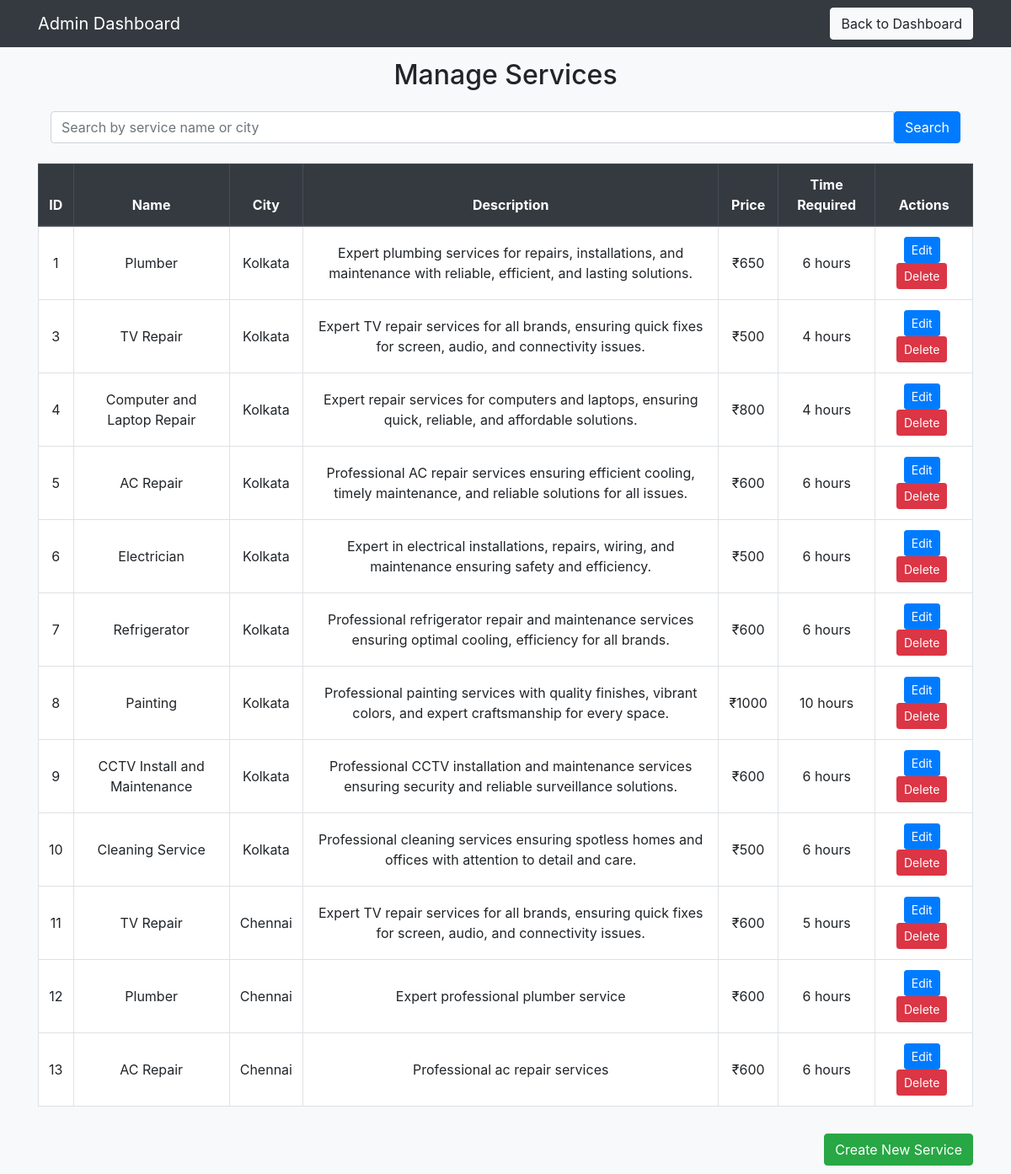
The app's page /admin/services with its own data.
### model.py (models this page shows)
class service(db.Model):
    __tablename__ ='services'
    id = db.Column(db.Integer , primary_key= True, autoincrement = True)
    name = db.Column(db.String)
    description = db.Column(db.String)
    price = db.Column(db.String)
    city = db.Column(db.String)
    time_required = db.Column(db.String)
    image_location = db.Column(db.String)  # New column for image location

### main.py (the view)
@app.route('/admin/services')
def manage_services():
    search_query = request.args.get('search', '')
    if search_query:
        services = service.query.filter(
            or_(
                service.name.ilike(f"%{search_query}%"),
                service.city.ilike(f"%{search_query}%")
            )
        ).all()
    else:
        services = service.query.all()
    return render_template('manage_services.html', services=services,  search_query=search_query)

### templates/manage_services.html (shortened to what this page needs)
<!DOCTYPE html>
<html lang="en">
<head>
    <link href="https://maxcdn.bootstrapcdn.com/bootstrap/4.5.2/css/bootstrap.min.css" rel="stylesheet">
</head>
<body>
<nav class="navbar navbar-expand-lg navbar-dark bg-dark">
    <div class="container">
        <a class="navbar-brand" href="#">Admin Dashboard</a>
        <a class="btn btn-light ms-auto" href="{{ url_for('admin_dashboard') }}">Back to Dashboard</a>
    </div>
</nav>
<div class="container">
    <h2 class="text-center my-4">Manage Services</h2>
<div class="container mt-3 mb-4">
    <form method="GET" action="{{ url_for('manage_services') }}">
        <div class="input-group">
            <input
                type="text"
                name="search"
                class="form-control"
                placeholder="Search by service name or city"
                value="{{ search_query }}">
            <button class="btn btn-primary" type="submit">Search</button>
        </div>
    </form>
</div>
    <div class="table-responsive">
        <table class="table table-bordered table-hover">
            <thead class="thead-dark">
                <tr>
                    <th>ID</th>
                    <th>Name</th>
                    <th>City</th>
                    <th>Description</th>
                    <th>Price</th>
                    <th>Time Required</th>
                    <th>Actions</th>
                </tr>
            </thead>
            <tbody>
                {% for service in services %}
                <tr>
                    <td>{{ service.id }}</td>
                    <td>{{ service.name }}</td>
                    <td>{{ service.city }}</td>
                    <td>{{ service.description }}</td>
                    <td>₹{{ service.price }}</td>
                    <td>{{ service.time_required }} hours</td>
                    <td>
                        <a href="{{ url_for('update_service', service_id=service.id) }}" class="btn btn-sm btn-primary btn-action">Edit</a>
                        <a href="{{ url_for('delete_service', service_id=service.id) }}" class="btn btn-sm btn-danger btn-action">Delete</a>
                    </td>
                </tr>
                {% endfor %}
            </tbody>
        </table>
    </div>
    <div class="text-right">
        <a href="{{ url_for('create_service') }}" class="btn btn-success mt-3">Create New Service</a>
    </div>
</div>
</body>
</html>

### templates/manage_services.html (style rules this page uses)
body { background-color: #f8f9fa; }
.navbar { margin:-10px; }
.container { margin-top: 10px; }
.table { background-color: #ffffff; }
.table th, .table td { text-align: center; vertical-align: middle; }
.btn-action { margin-right: 5px; }

### records on screen
service: id "1", name "Plumber", city "Kolkata", description "Expert plumbing services for repairs, installations, and maintenance with reliable, efficient, and lasting solutions.", price "650", time_required "6"
service: id "3", name "TV Repair", city "Kolkata", description "Expert TV repair services for all brands, ensuring quick fixes for screen, audio, and connectivity issues.", price "500", time_required "4"
service: id "4", name "Computer and Laptop Repair", city "Kolkata", description "Expert repair services for computers and laptops, ensuring quick, reliable, and affordable solutions.", price "800", time_required "4"
service: id "5", name "AC Repair", city "Kolkata", description "Professional AC repair services ensuring efficient cooling, timely maintenance, and reliable solutions for all issues.", price "600", time_required "6"
service: id "6", name "Electrician", city "Kolkata", description "Expert in electrical installations, repairs, wiring, and maintenance ensuring safety and efficiency.", price "500", time_required "6"
service: id "7", name "Refrigerator", city "Kolkata", description "Professional refrigerator repair and maintenance services ensuring optimal cooling, efficiency for all brands.", price "600", time_required "6"
service: id "8", name "Painting", city "Kolkata", description "Professional painting services with quality finishes, vibrant colors, and expert craftsmanship for every space.", price "1000", time_required "10"
service: id "9", name "CCTV Install and Maintenance", city "Kolkata", description "Professional CCTV installation and maintenance services ensuring security and reliable surveillance solutions.", price "600", time_required "6"
service: id "10", name "Cleaning Service", city "Kolkata", description "Professional cleaning services ensuring spotless homes and offices with attention to detail and care.", price "500", time_required "6"
service: id "11", name "TV Repair", city "Chennai", description "Expert TV repair services for all brands, ensuring quick fixes for screen, audio, and connectivity issues.", price "600", time_required "5"
service: id "12", name "Plumber", city "Chennai", description "Expert professional plumber service", price "600", time_required "6"
service: id "13", name "AC Repair", city "Chennai", description "Professional ac repair services", price "600", time_required "6"
